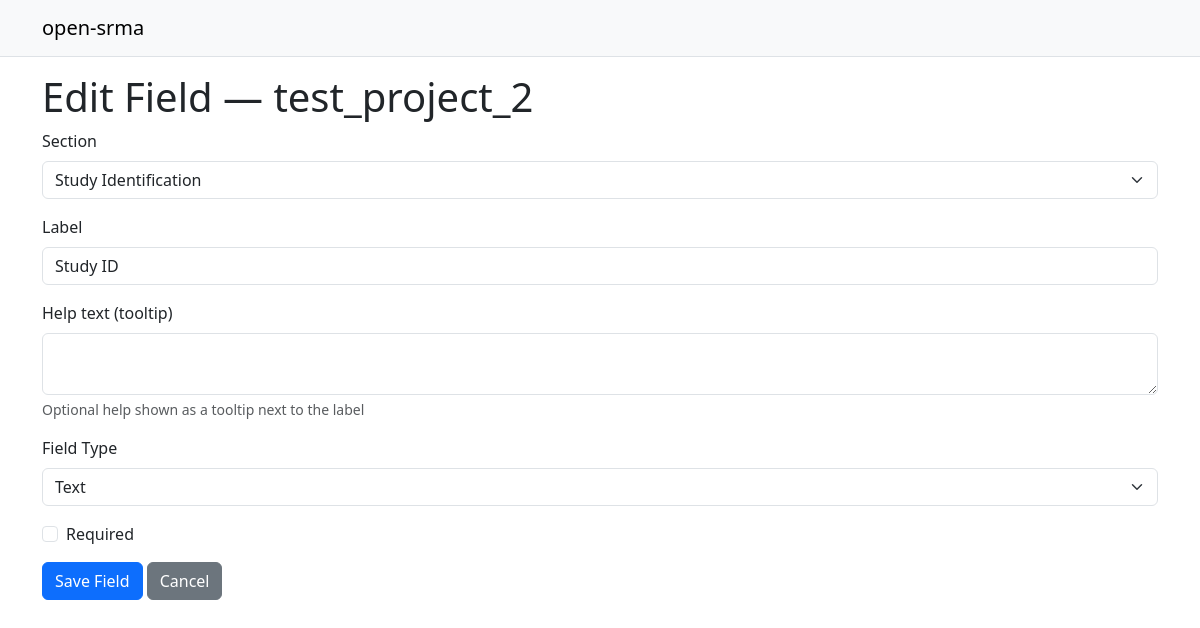
Page /project/2/form_fields/1/edit on the committed database.
### app/models.py (models this page shows, shortened)
class Project(db.Model):
    id = db.Column(db.Integer, primary_key=True)
    name = db.Column(db.String(100), nullable=False)
    description = db.Column(db.Text, nullable=True)
    studies = db.relationship('Study', backref='project', lazy='dynamic')
    outcomes = db.relationship(
        'ProjectOutcome',
        backref='project',
        lazy='dynamic',
        cascade="all, delete-orphan",
    )

class CustomFormField(db.Model):
    id = db.Column(db.Integer, primary_key=True)
    project_id = db.Column(db.Integer, db.ForeignKey('project.id'), nullable=False)
    section = db.Column(db.String(100), nullable=False)
    section_order = db.Column(db.Integer, nullable=True)  # preserves original section order
    label = db.Column(db.String(200), nullable=False)
    field_type = db.Column(db.String(50), nullable=False)
    required = db.Column(db.Boolean, default=False, nullable=False)
    sort_order = db.Column(db.Integer, nullable=True)
    help_text = db.Column(db.Text, nullable=True)
    project = db.relationship('Project', backref=db.backref('form_fields', lazy='dynamic', cascade="all, delete-orphan"))

### app/routes.py (the view, shortened to what this page needs)
@app.route('/project/<int:project_id>/form_fields/<int:field_id>/edit', methods=['GET', 'POST'])
def edit_form_field(project_id, field_id):
    project = Project.query.get_or_404(project_id)
    field = CustomFormField.query.filter_by(project_id=project.id, id=field_id).first_or_404()
    form = CustomFormFieldForm(obj=field)
    sections = [
        row[0]
        for row in (
            db.session.query(CustomFormField.section)
            .filter_by(project_id=project.id)
            .distinct()
            .order_by(CustomFormField.section.asc())
            .all()
        )
        if row[0]
    ]
    return render_template('edit_form_field.html', project=project, form=form, mode='edit', sections=sections)

### app/forms.py
class CustomFormFieldForm(FlaskForm):
    section = StringField('Section', validators=[DataRequired()])
    label = StringField('Label', validators=[DataRequired()])
    help_text = TextAreaField('Help text (tooltip)', description='Optional help shown as a tooltip next to the label')
    field_type = SelectField(
        'Field Type',
        choices=[
            ('text', 'Text'),
            ('textarea', 'Text Area'),
            ('integer', 'Integer'),
            ('date', 'Date'),
            ('dichotomous_outcome', 'Dichotomous Outcome'),
            ('baseline_continuous', 'Baseline: Continuous (mean/sd by group)'),
            ('baseline_categorical', 'Baseline: Categorical (% by group)'),
        ],
        validators=[DataRequired()],
    )
    required = BooleanField('Required')
    submit = SubmitField('Save Field')

### app/templates/edit_form_field.html (shortened to what this page needs)
{% extends "base.html" %}
{% block content %}
  <h1>{{ 'Add Field' if mode == 'add' else 'Edit Field' }} — {{ project.name }}</h1>
  <form method="POST" id="edit-field-form">
    <div class="mb-3">
      <label class="form-label">Section</label>
      {% set current_section = form.section.data or '' %}
      {% set has_current = sections and (current_section in sections) %}
      <select class="form-select" id="section_choice" name="section_choice">
        {% if sections and sections|length > 0 %}
          {% for s in sections %}
            <option value="{{ s }}" {{ 'selected' if has_current and s == current_section else '' }}>{{ s }}</option>
          {% endfor %}
        {% endif %}
      </select>
    </div>
    <div class="mb-3">
      {{ form.label.label(class="form-label") }}
      {{ form.label(class="form-control") }}
    </div>
    <div class="mb-3">
      {{ form.help_text.label(class="form-label") }}
      {{ form.help_text(class="form-control", rows=2) }}
      {% if form.help_text.description %}
        <div class="form-text">{{ form.help_text.description }}</div>
      {% endif %}
    </div>
    <div class="mb-3">
      {{ form.field_type.label(class="form-label") }}
      {{ form.field_type(class="form-select") }}
    </div>
    <div class="form-check mb-3">
      {{ form.required(class="form-check-input", id="requiredCheck") }}
      <label class="form-check-label" for="requiredCheck">Required</label>
    </div>
    {{ form.submit(class="btn btn-primary") }}
    <a class="btn btn-secondary" href="{{ url_for('list_form_fields', project_id=project.id) }}">Cancel</a>
  </form>
{% endblock %}

### rows in the picture
Project: name "test_project_2"
CustomFormField: label "Study ID", field_type "Text"

### other values in the picture
{{ 'Add Field' if mode == 'add' else 'Edit Field' }} "Edit Field"
form field section_choice "Study Identification"
